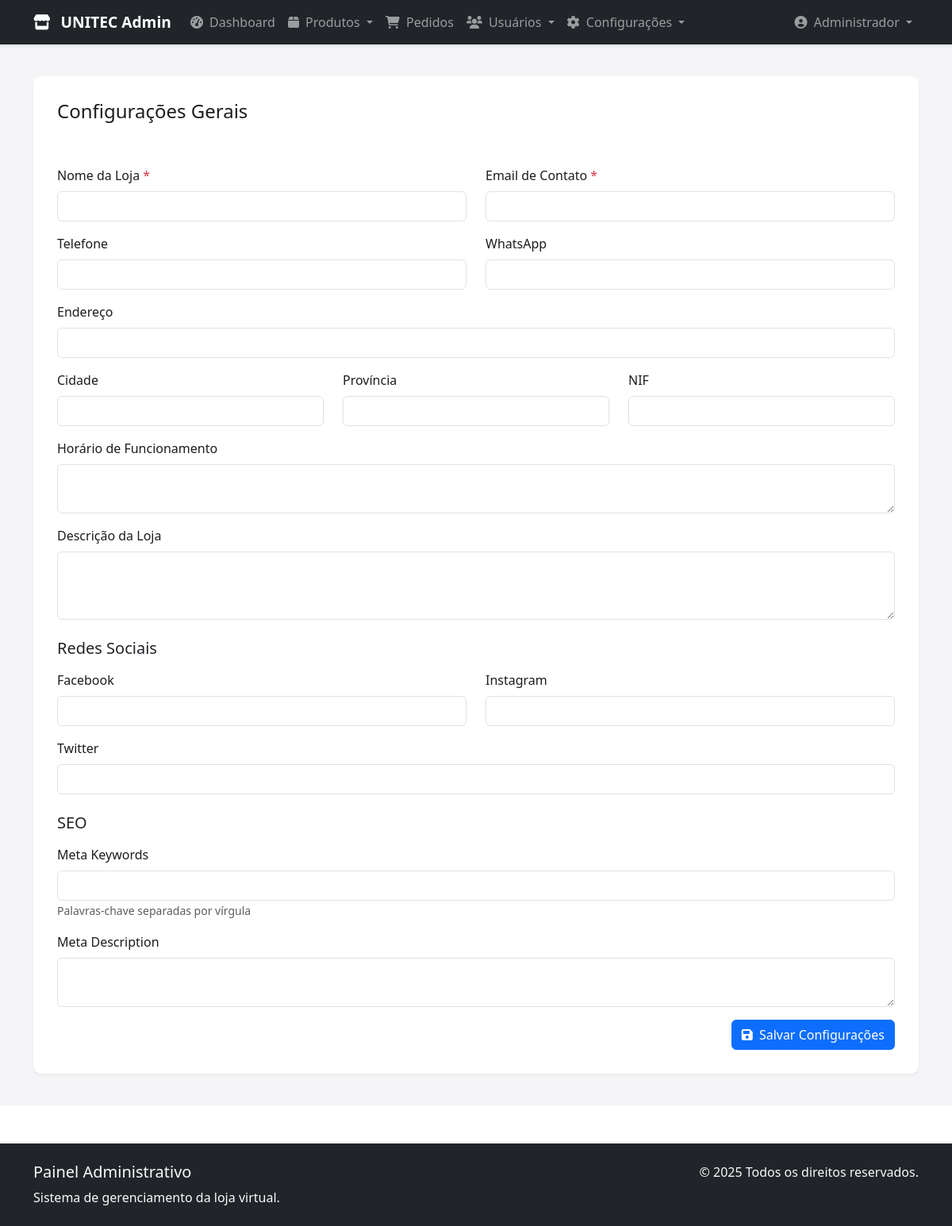
Page /admin/configuracoes.php (signed in) on the earlier database version.
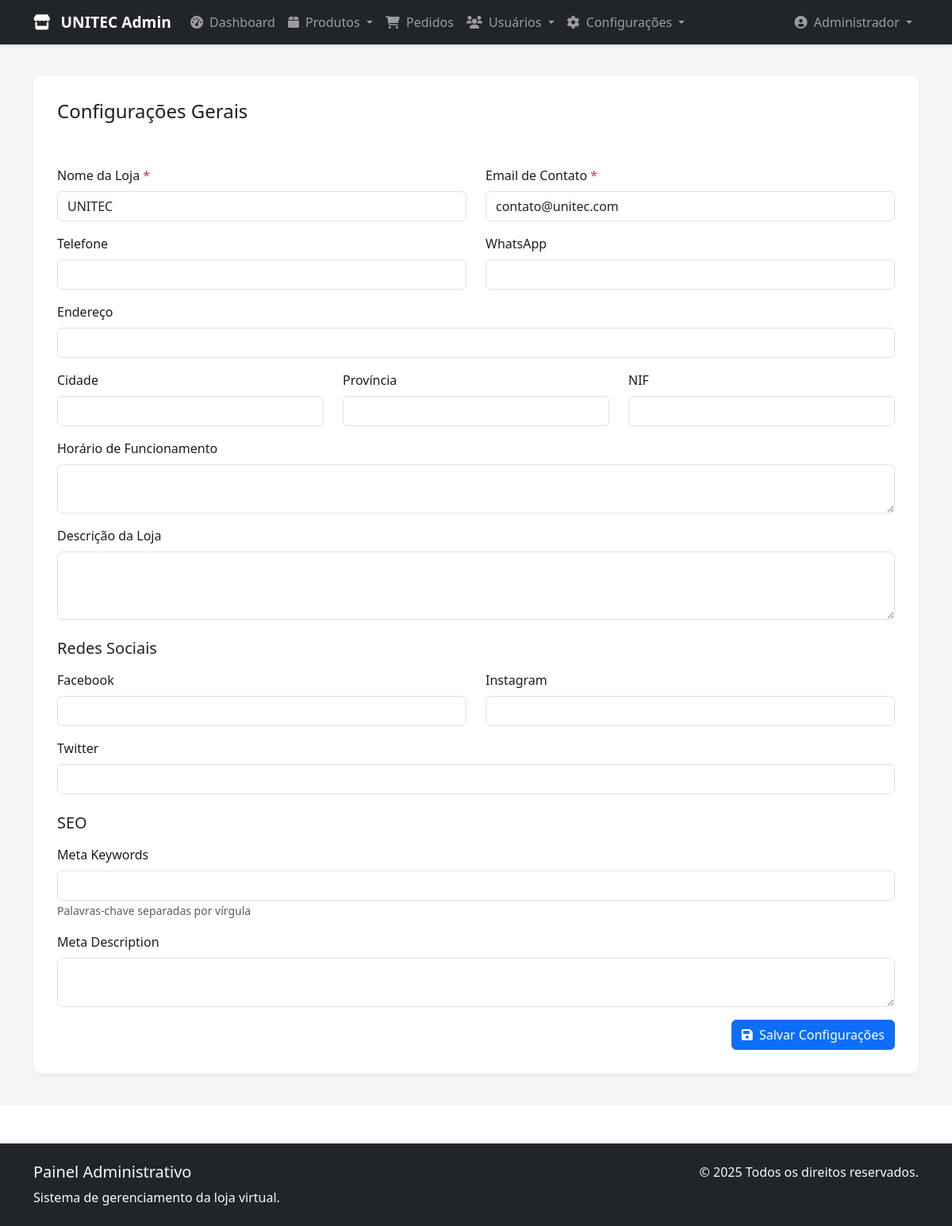
Same page on the later database version.
### tables this page shows
CREATE TABLE configuracoes (
    id INT PRIMARY KEY AUTO_INCREMENT,
    nome_loja VARCHAR(100) NOT NULL,
    email_contato VARCHAR(100) NOT NULL,
    telefone VARCHAR(20),
    endereco TEXT,
    cidade VARCHAR(50),
    estado VARCHAR(50),
    cep VARCHAR(20),
    descricao_loja TEXT,
    meta_keywords TEXT,
    meta_description TEXT,
    data_criacao TIMESTAMP DEFAULT CURRENT_TIMESTAMP,
    data_atualizacao TIMESTAMP DEFAULT CURRENT_TIMESTAMP ON UPDATE CURRENT_TIMESTAMP
);

### admin/configuracoes.php (the view, shortened to what this page needs)
<?php
require_once "../config/database.php";
$sql = "CREATE TABLE IF NOT EXISTS configuracoes (
    id INT PRIMARY KEY AUTO_INCREMENT,
    nome_loja VARCHAR(100) NOT NULL,
    email_contato VARCHAR(100) NOT NULL,
    telefone VARCHAR(20),
    whatsapp VARCHAR(20),
    endereco TEXT,
    cidade VARCHAR(50),
    estado VARCHAR(50),
    nif VARCHAR(20),
    descricao_loja TEXT,
    meta_keywords TEXT,
    meta_description TEXT,
    facebook VARCHAR(100),
    instagram VARCHAR(100),
    twitter VARCHAR(100),
    horario_funcionamento TEXT,
    data_criacao TIMESTAMP DEFAULT CURRENT_TIMESTAMP,
    data_atualizacao TIMESTAMP DEFAULT CURRENT_TIMESTAMP ON UPDATE CURRENT_TIMESTAMP
)";
$conn->exec($sql);
try {
    $colunas_necessarias = [
        'nome_loja' => 'VARCHAR(100) NOT NULL',
        'email_contato' => 'VARCHAR(100) NOT NULL',
        'telefone' => 'VARCHAR(20)',
        'whatsapp' => 'VARCHAR(20)',
        'endereco' => 'TEXT',
        'cidade' => 'VARCHAR(50)',
        'estado' => 'VARCHAR(50)',
        'nif' => 'VARCHAR(20)',
        'descricao_loja' => 'TEXT',
        'meta_keywords' => 'TEXT',
        'meta_description' => 'TEXT',
        'facebook' => 'VARCHAR(100)',
        'instagram' => 'VARCHAR(100)',
        'twitter' => 'VARCHAR(100)',
        'horario_funcionamento' => 'TEXT'
    ];
    foreach ($colunas_necessarias as $coluna => $tipo) {
        $stmt = $conn->prepare("SHOW COLUMNS FROM configuracoes WHERE Field = :coluna");
        $stmt->bindParam(':coluna', $coluna);
        $stmt->execute();
        if (!$stmt->fetch()) {
            $sql = "ALTER TABLE configuracoes ADD COLUMN $coluna $tipo";
            $conn->exec($sql);
        }
    }
} catch (PDOException $e) {
    error_log("Erro ao verificar/adicionar colunas: " . $e->getMessage());
}
$sql = "INSERT INTO configuracoes (nome_loja, email_contato)
        SELECT 'UNITEC', 'contato@unitec.com'
        WHERE NOT EXISTS (SELECT 1 FROM configuracoes WHERE id = 1)";
$conn->exec($sql);
$sql = "SELECT * FROM configuracoes WHERE id = 1";
$stmt = $conn->prepare($sql);
$stmt->execute();
$config = $stmt->fetch(PDO::FETCH_ASSOC);
$default_config = [
    'nome_loja' => '',
    'email_contato' => '',
    'telefone' => '',
    'endereco' => '',
    'cidade' => '',
    'provincia' => '',
    'nif' => '',
    'descricao_loja' => '',
    'meta_keywords' => '',
    'meta_description' => '',
    'whatsapp' => '',
    'facebook' => '',
    'instagram' => '',
    'twitter' => '',
    'horario_funcionamento' => ''
];
$config = is_array($config) ? array_merge($default_config, $config) : $default_config;
?>
<!DOCTYPE html>
<html lang="pt-BR">
<head>
    <link href="https://cdn.jsdelivr.net/npm/bootstrap@5.3.0/dist/css/bootstrap.min.css" rel="stylesheet">
    <link rel="stylesheet" href="https://cdnjs.cloudflare.com/ajax/libs/font-awesome/6.0.0/css/all.min.css">
</head>
<body>
    <?php include 'includes/header.php'; ?>
    <div class="admin-section">
        <div class="container">
            <div class="admin-container">
                <div class="d-flex justify-content-between align-items-center mb-4">
                    <h1 class="admin-title">Configurações Gerais</h1>
                </div>
                <form method="POST" class="needs-validation" novalidate>
                    <div class="row">
                        <div class="col-md-6 mb-3">
                            <label for="nome_loja" class="form-label required-field">Nome da Loja</label>
                            <input type="text" class="form-control" id="nome_loja" name="nome_loja"
                                   value="<?php echo htmlspecialchars($config['nome_loja']); ?>" required>
                        </div>
                        <div class="col-md-6 mb-3">
                            <label for="email_contato" class="form-label required-field">Email de Contato</label>
                            <input type="email" class="form-control" id="email_contato" name="email_contato"
                                   value="<?php echo htmlspecialchars($config['email_contato']); ?>" required>
                        </div>
                    </div>
                    <div class="row">
                        <div class="col-md-6 mb-3">
                            <label for="telefone" class="form-label">Telefone</label>
                            <input type="tel" class="form-control" id="telefone" name="telefone"
                                   value="<?php echo htmlspecialchars($config['telefone']); ?>">
                        </div>
                        <div class="col-md-6 mb-3">
                            <label for="whatsapp" class="form-label">WhatsApp</label>
                            <input type="tel" class="form-control" id="whatsapp" name="whatsapp"
                                   value="<?php echo htmlspecialchars($config['whatsapp']); ?>">
                        </div>
                    </div>
                    <div class="mb-3">
                        <label for="endereco" class="form-label">Endereço</label>
                        <input type="text" class="form-control" id="endereco" name="endereco"
                               value="<?php echo htmlspecialchars($config['endereco']); ?>">
                    </div>
                    <div class="row">
                        <div class="col-md-4 mb-3">
                            <label for="cidade" class="form-label">Cidade</label>
                            <input type="text" class="form-control" id="cidade" name="cidade"
                                   value="<?php echo htmlspecialchars($config['cidade']); ?>">
                        </div>
                        <div class="col-md-4 mb-3">
                            <label for="provincia" class="form-label">Província</label>
                            <input type="text" class="form-control" id="provincia" name="provincia"
                                   value="<?php echo htmlspecialchars($config['provincia']); ?>">
                        </div>
                        <div class="col-md-4 mb-3">
                            <label for="nif" class="form-label">NIF</label>
                            <input type="text" class="form-control" id="nif" name="nif"
                                   value="<?php echo htmlspecialchars($config['nif']); ?>">
                        </div>
                    </div>
                    <div class="mb-3">
                        <label for="horario_funcionamento" class="form-label">Horário de Funcionamento</label>
                        <textarea class="form-control" id="horario_funcionamento" name="horario_funcionamento" rows="2"><?php echo htmlspecialchars($config['horario_funcionamento']); ?></textarea>
                    </div>
                    <div class="mb-3">
                        <label for="descricao_loja" class="form-label">Descrição da Loja</label>
                        <textarea class="form-control" id="descricao_loja" name="descricao_loja" rows="3"><?php echo htmlspecialchars($config['descricao_loja']); ?></textarea>
                    </div>
                    <h5 class="mt-4 mb-3">Redes Sociais</h5>
                    <div class="row">
                        <div class="col-md-6 mb-3">
                            <label for="facebook" class="form-label">Facebook</label>
                            <input type="url" class="form-control" id="facebook" name="facebook"
                                   value="<?php echo htmlspecialchars($config['facebook']); ?>">
                        </div>
                        <div class="col-md-6 mb-3">
                            <label for="instagram" class="form-label">Instagram</label>
                            <input type="url" class="form-control" id="instagram" name="instagram"
                                   value="<?php echo htmlspecialchars($config['instagram']); ?>">
                        </div>
                    </div>
                    <div class="mb-3">
                        <label for="twitter" class="form-label">Twitter</label>
                        <input type="url" class="form-control" id="twitter" name="twitter"
                               value="<?php echo htmlspecialchars($config['twitter']); ?>">
                    </div>
                    <h5 class="mt-4 mb-3">SEO</h5>
                    <div class="mb-3">
                        <label for="meta_keywords" class="form-label">Meta Keywords</label>
                        <input type="text" class="form-control" id="meta_keywords" name="meta_keywords"
                               value="<?php echo htmlspecialchars($config['meta_keywords']); ?>">
                        <small class="text-muted">Palavras-chave separadas por vírgula</small>
                    </div>
                    <div class="mb-3">
                        <label for="meta_description" class="form-label">Meta Description</label>
                        <textarea class="form-control" id="meta_description" name="meta_description" rows="2"><?php echo htmlspecialchars($config['meta_description']); ?></textarea>
                    </div>
                    <div class="d-grid gap-2 d-md-flex justify-content-md-end">
                        <button type="submit" class="btn btn-primary">
                            <i class="fas fa-save me-1"></i> Salvar Configurações
                        </button>
                    </div>
                </form>
            </div>
        </div>
    </div>
    <?php include 'includes/footer.php'; ?>
</body>
</html>

### admin/includes/header.php (shortened to what this page needs)
<nav class="navbar navbar-expand-lg navbar-dark bg-dark">
    <div class="container">
        <a class="navbar-brand" href="index.php">
            <i class="fas fa-store me-2"></i>
            UNITEC Admin
        </a>
        <div class="collapse navbar-collapse" id="navbarAdmin">
            <ul class="navbar-nav me-auto">
                <li class="nav-item">
                    <a class="nav-link" href="index.php">
                        <i class="fas fa-tachometer-alt me-1"></i>
                        Dashboard
                    </a>
                </li>
                <li class="nav-item dropdown">
                    <a class="nav-link dropdown-toggle" href="#" data-bs-toggle="dropdown">
                        <i class="fas fa-box me-1"></i>
                        Produtos
                    </a>
                </li>
                <li class="nav-item">
                    <a class="nav-link" href="pedidos.php">
                        <i class="fas fa-shopping-cart me-1"></i>
                        Pedidos
                    </a>
                </li>
                <li class="nav-item dropdown">
                    <a class="nav-link dropdown-toggle" href="#" data-bs-toggle="dropdown">
                        <i class="fas fa-users me-1"></i>
                        Usuários
                    </a>
                </li>
                <li class="nav-item dropdown">
                    <a class="nav-link dropdown-toggle" href="#" data-bs-toggle="dropdown">
                        <i class="fas fa-cog me-1"></i>
                        Configurações
                    </a>
                </li>
            </ul>
            <ul class="navbar-nav">
                <li class="nav-item dropdown">
                    <a class="nav-link dropdown-toggle" href="#" data-bs-toggle="dropdown">
                        <i class="fas fa-user-circle me-1"></i>
                        <?php echo htmlspecialchars($_SESSION['usuario_nome']); ?>
                    </a>
                </li>
            </ul>
        </div>
    </div>
</nav>

### admin/includes/footer.php
<footer class="bg-dark text-light py-4 mt-5">
    <div class="container">
        <div class="row">
            <div class="col-md-6">
                <h5>Painel Administrativo</h5>
                <p class="mb-0">Sistema de gerenciamento da loja virtual.</p>
            </div>
            <div class="col-md-6 text-md-end">
                <p class="mb-0">&copy; <?php echo date('Y'); ?> Todos os direitos reservados.</p>
            </div>
        </div>
    </div>
</footer>

### admin/configuracoes.php (style rules this page uses)
.admin-section { padding: 40px 0; background: #f5f5f7; }
.admin-container { background: white; border-radius: 10px; box-shadow: 0 2px 4px rgba(0,0,0,0.05); padding: 30px; }
.admin-title { font-size: 1.5rem; margin-bottom: 30px; color: #1d1d1f; }
.form-label { font-weight: 500; color: #1d1d1f; }
.required-field::after { content: "*"; color: #dc3545; margin-left: 4px; }

### admin/includes/header.php (style rules this page uses)
.navbar { box-shadow: 0 2px 4px rgba(0,0,0,0.1); }
.navbar-brand { font-weight: 600; font-size: 1.2rem; }
.nav-link { font-weight: 500; padding: 0.5rem 1rem; }

Differences in the rows shown:
added configuracoes: nome_loja "UNITEC", email_contato "contato@unitec.com"
